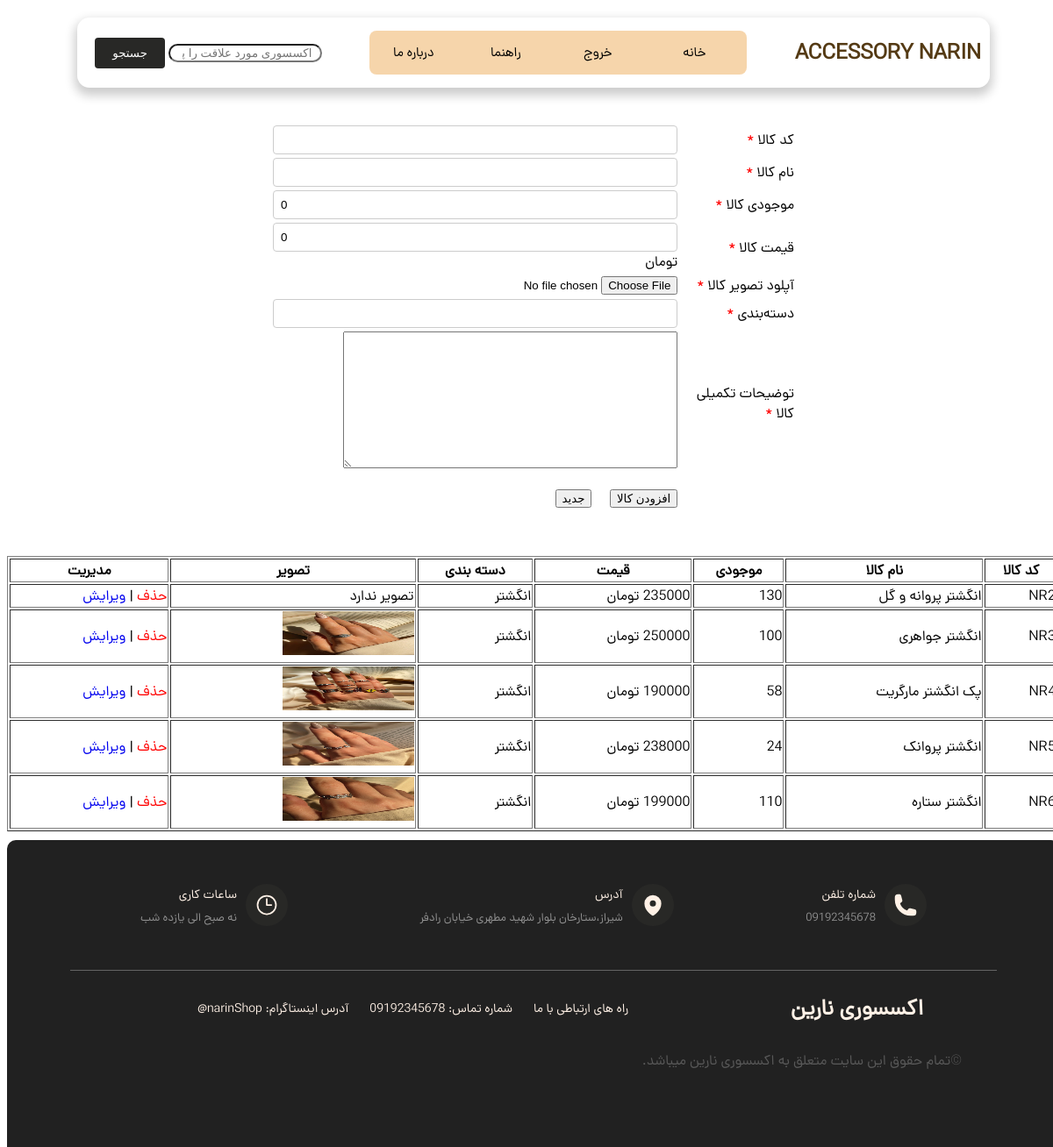
The page /admin_products.php (signed in) on the database its author committed.
### tables this page shows
CREATE TABLE `products` (
  `pro_code` varchar(20) NOT NULL,
  `pro_name` varchar(200) NOT NULL,
  `pro_qty` int(10) NOT NULL,
  `pro_price` float NOT NULL,
  `pro_image` varchar(80) NOT NULL,
  `pro_detail` text NOT NULL,
  `category` varchar(50) NOT NULL
);

### admin_products.php (the view, shortened to what this page needs)
<?php
include("includes/header.php");
    ?>
    <?php
$link = mysqli_connect("localhost", "root", "", "narinshop");
mysqli_set_charset($link, "utf8mb4");
$url = $pro_code = $pro_name = $pro_qty = $pro_price = $pro_image = $pro_detail = $category = "";
$btn_caption = "افزودن کالا";
?>
<form name="add_product" action="action_admin_products.php<?php if (!empty($url)) echo $url; ?>" method="POST" enctype="multipart/form-data">
    <table style="width:50%; margin: auto;" border="0">
        <tr>
            <td style="width: 22%;">کد کالا <span style="color: red;">*</span></td>
            <td style="width: 78%;">
                <input type="text" id="pro_code" name="pro_code" value="<?php echo htmlspecialchars($pro_code); ?>" />
            </td>
        </tr>
        <tr>
            <td>نام کالا <span style="color: red;">*</span></td>
            <td><input type="text" style="text-align: right;" id="pro_name" name="pro_name" value="<?php echo htmlspecialchars($pro_name); ?>" required /></td>
        </tr>
        <tr>
            <td>موجودی کالا <span style="color: red;">*</span></td>
            <td><input type="text" style="text-align: left;" id="pro_qty" name="pro_qty" value="<?php echo (int)$pro_qty; ?>" required /></td>
        </tr>
        <tr>
            <td>قیمت کالا <span style="color: red;">*</span></td>
            <td><input type="text" style="text-align: left;" id="pro_price" name="pro_price" value="<?php echo (int)$pro_price; ?>" required /> تومان </td>
        </tr>
        <tr>
            <td>آپلود تصویر کالا <span style="color: red;"><?php echo (empty($url) ? "*" : ""); ?></span></td>
            <td>
                <input type="file" style="text-align: left;" id="pro_image" name="pro_image" size="30" <?php echo (empty($url) ? "required" : ""); ?> />
            </td>
        </tr>
        <tr>
            <td>دسته‌بندی <span style="color: red;">*</span></td>
            <td><input type="text" style="text-align: left;" id="category" name="category" value="<?php echo htmlspecialchars($category); ?>" required /></td>
        </tr>
        <tr>
            <td>توضیحات تکمیلی کالا <span style="color: red;">*</span></td>
            <td>
                <textarea id="pro_detail" name="pro_detail" cols="45" rows="10" wrap="virtual" required><?php echo htmlspecialchars(trim($pro_detail)); ?></textarea>
            </td>
        </tr>
        <tr>
            <td><br /><br /></td>
            <td>
                <input type="submit" value="<?php echo $btn_caption; ?>" />
                <input type="reset" value="جدید" />
            </td>
        </tr>
    </table>
</form>
<?php
$query = "SELECT * FROM products";
$result = mysqli_query($link, $query);
?>
<table border="1" style="width: 100%; margin-top: 40px;">
    <tr>
        <th>کد کالا</th>
        <th>نام کالا</th>
        <th>موجودی</th>
        <th>قیمت</th>
        <th>دسته بندی</th>
        <th>تصویر</th>
        <th>مدیریت</th>
    </tr>
    <?php while ($row = mysqli_fetch_array($result)) {
        $imagePath = "/narin/narin/img/products/" . rawurlencode($row['pro_image']);
    ?>
        <tr>
            <td><?php echo htmlspecialchars($row['pro_code']); ?></td>
            <td><?php echo htmlspecialchars($row['pro_name']); ?></td>
            <td><?php echo (int)$row['pro_qty']; ?></td>
            <td><?php echo (int)$row['pro_price']; ?> تومان</td>
            <td><?php echo htmlspecialchars($row['category']); ?></td>
            <td>
                <?php if (!empty($row['pro_image'])): ?>
                    <img src="<?php echo $imagePath; ?>" width="150" height="50" alt="تصویر کالا" />
                <?php else: ?>
                    تصویر ندارد
                <?php endif; ?>
            </td>
            <td>
                <a href="action_admin_products.php?id=<?php echo urlencode($row['pro_code']); ?>&action=DELETE" onclick="return confirm('آیا مطمئنید؟')" style="text-decoration:none; color:red;">حذف</a>
                |
                <a href="admin_products.php?id=<?php echo urlencode($row['pro_code']); ?>&action=EDIT" style="text-decoration:none;">ویرایش</a>
            </td>
        </tr>
    <?php } ?>
</table>
<?php
include("includes/footer.php");
?>

### includes/header.php (shortened to what this page needs)
<!DOCTYPE html>
<html lang="fa" dir="rtl">
<head>
    <link rel="stylesheet" href="css/style.css" />
</head>
<body>
<div class="divheader">
    <div class="nameshop">
        <h2 style="text-align: right;">ACCESSORY NARIN</h2>
    </div>
    <?php
    $currentPage = basename($_SERVER['PHP_SELF']);
    ?>
    <nav dir="ltr">
        <?php if ($currentPage != "darbarema.php"): ?>
            <a href="darbarema.php">درباره ما</a>
        <?php else: ?>
            <a href="index.php" class="active-link">خانه</a>
        <?php endif; ?>
        <?php if ($currentPage != "rahnama.php"): ?>
            <a href="rahnama.php">راهنما</a>
        <?php else: ?>
            <a href="index.php" class="active-link">خانه</a>
        <?php endif; ?>
        <?php if (isset($_SESSION["state_login"]) && $_SESSION["state_login"] === true): ?>
            <a href="logout.php" class="display-link">خروج</a>
            <?php if ($_SESSION["user_type"] == "admin"): ?>
                <?php if ($currentPage == "admin_products.php"): ?>
                    <a href="index.php" class="display-link">خانه</a>
                <?php else: ?>
                    <a href="admin_products.php" class="display-link">مدیریت محصولات</a>
                <?php endif; ?>
            <?php endif; ?>
        <?php endif; ?>
    </nav>
   <div class="search">
    <form method="GET" action="search.php">
        <input
            style="border-radius: 32px; width:65%; text-align: right"
            type="search"
            name="q"
           placeholder="  اکسسوری مورد علاقت را پیدا کن  "
        />
        <button class="buttonsearch" type="submit">جستجو</button>
    </form>
   </div>
</div>

### includes/footer.php (shortened to what this page needs)
<div>
    <footer class="footer">
      <div class="footer-main">
        <div>
          <div class="footer-main-top">
            <div class="main-top">
              <div class="main-top-logo">
              </div>
              <div class="main-top-text">
                <div>شماره تلفن</div>
                <div>09192345678</div>
              </div>
            </div>
            <div class="main-top">
              <div class="main-top-logo">
              </div>
              <div class="main-top-text">
                <div>آدرس</div>
                <div>شیراز،ستارخان بلوار شهید مطهری خیابان رادفر</div>
              </div>
            </div>
            <div class="main-top">
              <div class="main-top-logo">
                <svg
                  xmlns="http://www.w3.org/2000/svg"
                  fill="none"
                  viewBox="0 0 24 24"
                  stroke-width="1.5"
                  stroke="currentColor"
                  class="size-6"
                >
                  <path
                    stroke-linecap="round"
                    stroke-linejoin="round"
                    d="M12 6v6h4.5m4.5 0a9 9 0 1 1-18 0 9 9 0 0 1 18 0Z"
                  />
                </svg>
              </div>
              <div class="main-top-text">
                <div>ساعات کاری</div>
                <div>نه صبح الی یازده شب</div>
              </div>
            </div>
          </div>
          <div class="footer-main-main">
            <div class="main-main-right">
              <div class="main-main-logo">
              </div>
              <div class="main-main-text">اکسسوری نارین</div>
            </div>
            <div class="main-main-center">
              <div>راه های ارتباطی با ما</div>
              <div> شماره تماس: 09192345678</div>
              <div>آدرس اینستاگرام: narinShop@</div>
            </div>
          </div>
          <div class="footer-main-end">
            <div class="end-text">
              ©تمام حقوق این سایت متعلق به اکسسوری نارین میباشد.
            </div>
          </div>
        </div>
      </div>
    </footer>
</div>
</body>
</html>

### css/style.css (style rules this page uses)
body { transition: all 0.3s; font-family: "dana"; margin: 0; }
.divheader { margin: 20px auto 40px; width: 85%; display: flex; flex-direction: row; align-items: center; justify-content: space-between; box-shadow: 0px 6px 12px 3px #cdcdcd; padding: 10px; height: 60px; border-radius: 14px; }
input[type="text"], input[type="email"], input[type="password"] { width: 100%; padding: 8px; border: 1px solid #ccc; border-radius: 4px; box-sizing: border-box; }
.buttonsearch { color: white; padding: 10px 20px; border: none; border-radius: 4px; cursor: pointer; }
.footer { background: #282826; width: 100%; height: 200px; }
nav { position: relative; display: flex; align-items: center; justify-content: cneter; height: 50px; background-color: #f0bb789e; border-radius: 8px; font-size: 0; }
nav a { line-height: 50px; height: 100%; font-size: 15px; display: inline-block; position: relative; z-index: 1; text-decoration: none; text-transform: uppercase; text-align: center; color: #000000; cursor: pointer; transition: color 0.3s ease; background-color: transparent; border: none; }
nav a.display-link { display: inline-block; }
a:nth-child(1) { width: 100px; }
a:nth-child(2) { width: 110px; }
a:nth-child(3) { width: 100px; }
a:nth-child(4) { width: 120px; }
a.display-link { background-color: transparent !important; }
img { transition: 0.3s; }
.nameshop { color: #282826; text-align: center; }
.footer { position: 0; bottom: 0px; width: 100%; margin: 0 auto; padding-top: 50px; display: flex; background-color: #212121; direction: rtl; height: 300px; margin-top: 10px; border-top-left-radius: 10px; border-top-right-radius: 10px; }
.footer-main { width: 88%; height: 300px; margin: 0 auto; display: flex; flex-direction: column; }
.footer-main-top { display: flex; justify-content: space-between; padding: 0px 80px 50px; border-bottom: rgba(255, 255, 255, 0.3); border-width: 0.1px; border-bottom-style: solid; }
.main-top-logo { display: flex; align-items: center; justify-content: center; width: 48px; height: 48px; border-radius: 100%; background-color: #282826; }
.main-top-logo svg { width: 28px; }
.main-top { color: #fff1e6; display: flex; gap: 10px; }
.main-top-text { padding-top: 2px; font-size: 14px; display: flex; flex-direction: column; justify-content: space-between; }
.main-top-text :last-child { color: rgba(255, 255, 255, 0.507); font-size: 13px; }
.footer-main-main { width: 100%; display: flex; align-items: center; justify-content: space-between; padding: 25px 40px 30px; }
.main-main-right { display: flex; align-items: center; color: #fff1e6; }
.main-main-logo { width: 50px; color: #fff1e6; rotate: 132deg; margin-bottom: 5px; }
.main-main-text { font-size: 25px; margin-right: -6px; font-weight: bold; }
.main-main-center { display: flex; color: #fff1e6; gap: 24px; font-size: 14px; }
.footer-main-end { display: flex; justify-content: space-between; align-items: center; padding: 0px 40px; color: hsl(0deg 0% 100% / 25%); }
input[type="text"], input[type="email"], input[type="password"], input[type="tel"] { width: 100%; padding: 8px; border: 1px solid #ccc; border-radius: 4px; box-sizing: border-box; }
button { background-color: #4caf50; color: white; border: none; cursor: pointer; background: #282826; }
h2 { font-weight: bold; font-size: 24px; color: #543a14; }
html { scroll-behavior: smooth; }

### includes/header.php (style rules this page uses)
body { background-position: center; background-size: cover; background-repeat: no-repeat; min-height: 97vh; }

### rows shown on the page
products: pro_code "NR2", pro_name "انگشتر پروانه و گل", pro_qty "130", pro_price "235000", category "انگشتر", pro_image "تصویر ندارد"
products: pro_code "NR3", pro_name "انگشتر جواهری", pro_qty "100", pro_price "250000", category "انگشتر", pro_image (picture)
products: pro_code "NR4", pro_name "پک انگشتر مارگریت", pro_qty "58", pro_price "190000", category "انگشتر", pro_image (picture)
products: pro_code "NR5", pro_name "انگشتر پروانک", pro_qty "24", pro_price "238000", category "انگشتر", pro_image (picture)
products: pro_code "NR6", pro_name "انگشتر ستاره", pro_qty "110", pro_price "199000", category "انگشتر", pro_image (picture)
